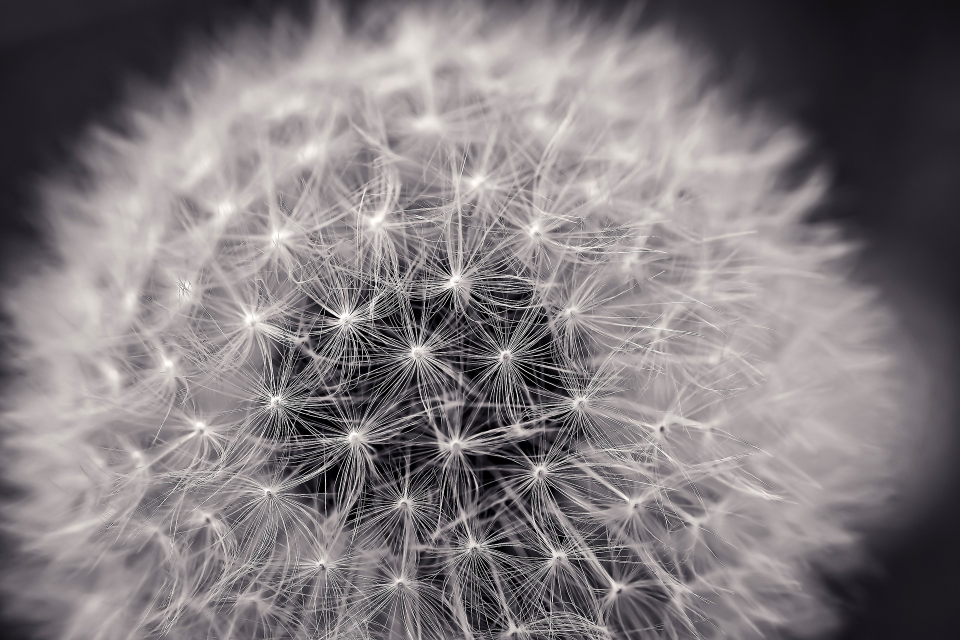
#> input picture img/dandelion.jpg, 1920 x 1280 px (shown at 1/2 size)
$ python 28.morphology.py
#> lines starting #> are read from the running program, lines starting #| are printed output that depends on the picture; after the words box and inside, x2 and y2 are one past the last pixel; in counts of white or black regions, pixels touching at a corner belong together
import numpy as np
import cv2

src = cv2.imread("../img/dandelion.jpg", cv2.IMREAD_GRAYSCALE)
#> src: shape (1280, 1920); min 0, max 255, mean 124.2
_, binary = cv2.threshold(src, 127, 255, cv2.THRESH_BINARY)
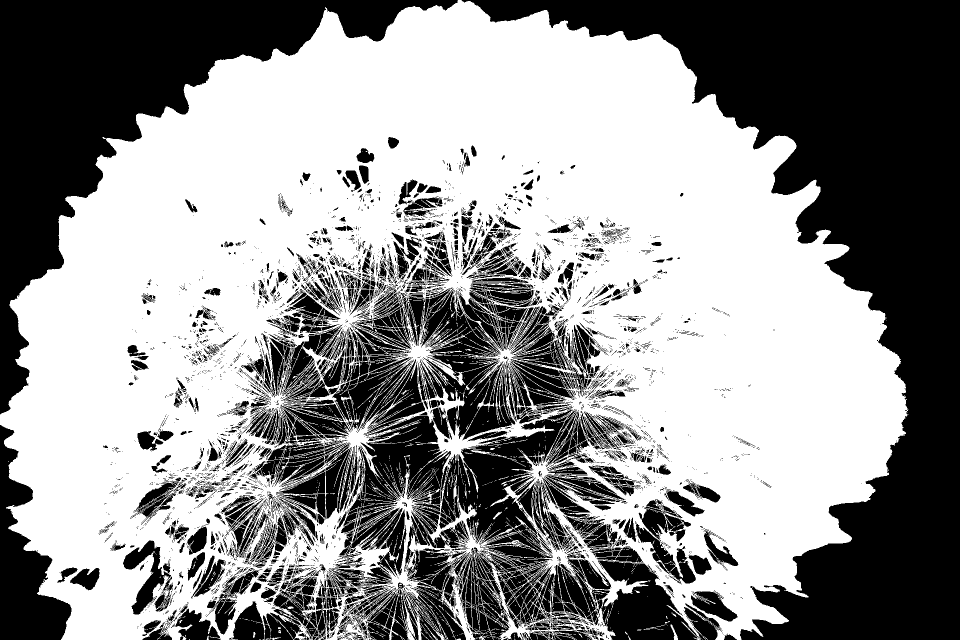
#> binary: shape (1280, 1920) (shown at 1/2 size); 56.4% white; 4342 black regions (3589 under 20 px), largest, box (x1, y1, x2, y2) and area: (923, 0, 1920, 1280) 407524, (0, 0, 916, 829) 195207, (674, 818, 1158, 1280) 110023

kernel = np.array([[1, 0, 0, 0, 1],
                   [0, 1, 0, 1, 0],
                   [0, 0, 1, 0, 0],
                   [0, 1, 0, 1, 0],
                   [1, 0, 0, 0, 1]])

dst = cv2.morphologyEx(binary, cv2.MORPH_HITMISS, kernel, iterations=1)
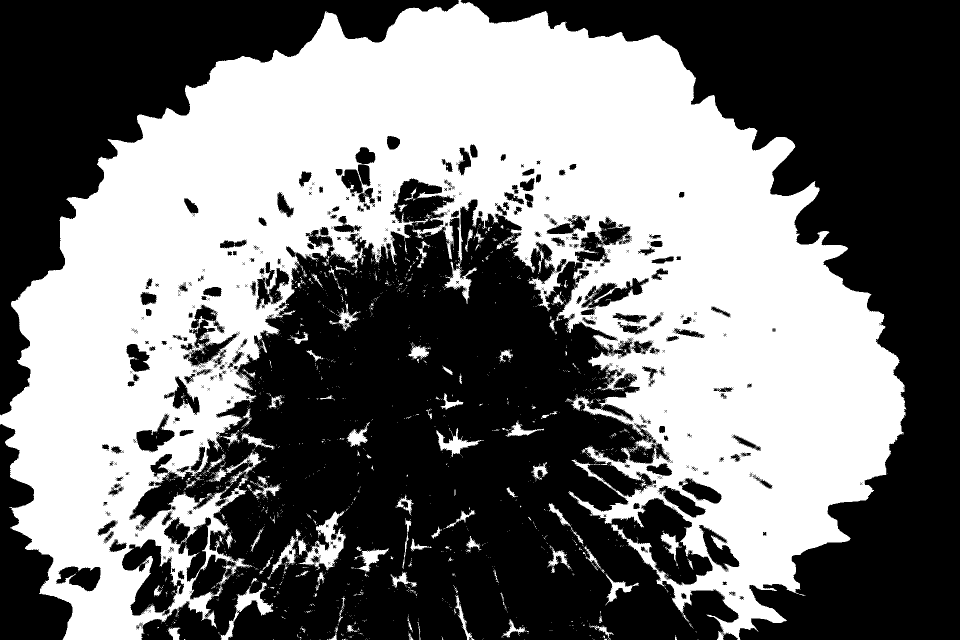
#> dst: shape (1280, 1920) (shown at 1/2 size); 45.4% white; 1917 white regions (1769 under 20 px), largest, box (x1, y1, x2, y2) and area: (0, 0, 1813, 1280) 1075908, (599, 1021, 692, 1140) 3918, (437, 1165, 547, 1280) 2415

src = cv2.pyrDown(src)
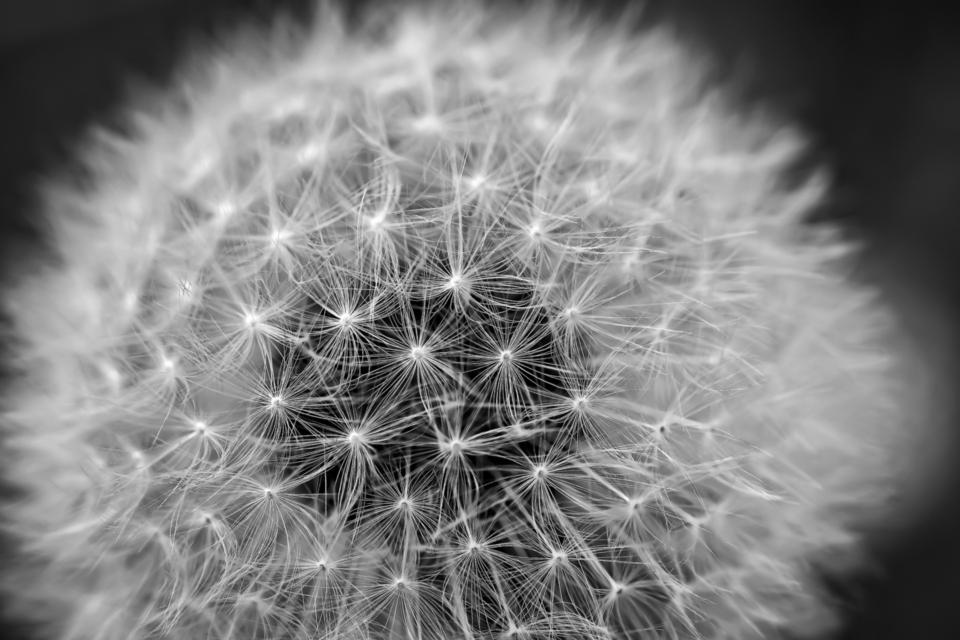
#> src: shape (640, 960); min 0, max 255, mean 124.2
binary = cv2.pyrDown(binary)
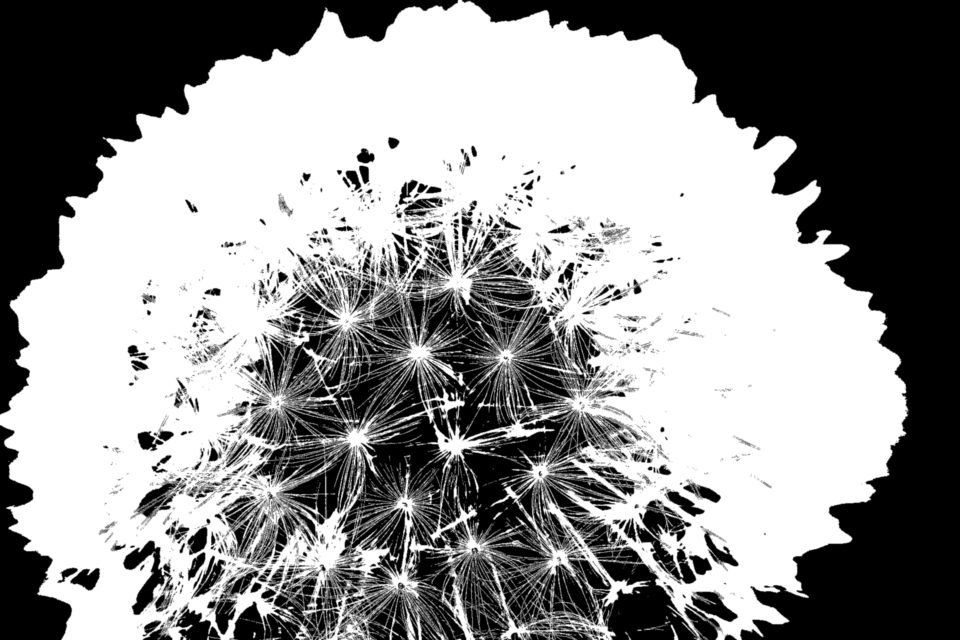
#> binary: shape (640, 960); min 0, max 255, mean 143.9
dst = cv2.pyrDown(dst)
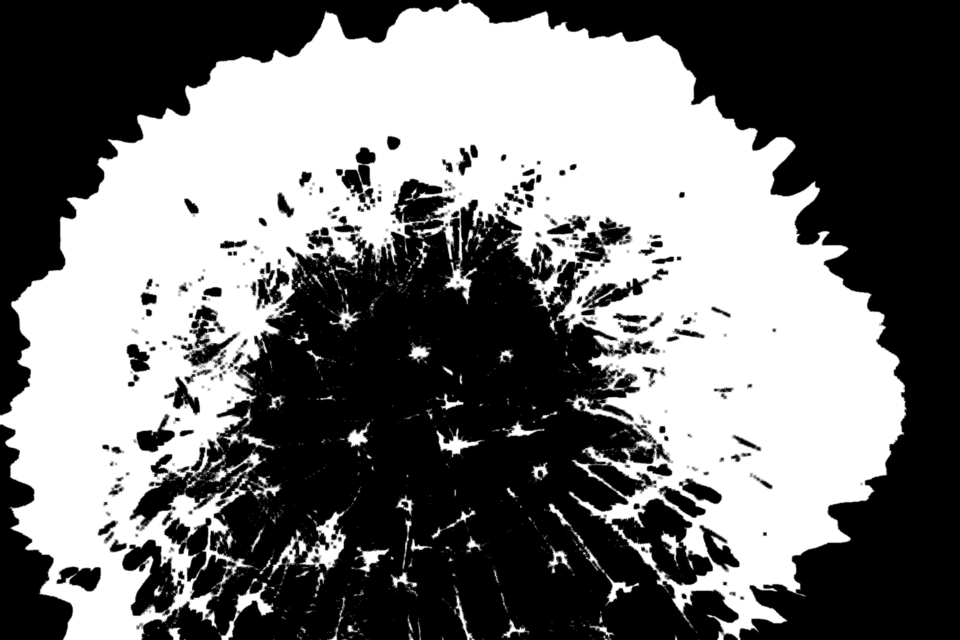
#> dst: shape (640, 960); min 0, max 255, mean 115.6

cv2.imshow("src", src)
cv2.imshow("binary", binary)
cv2.imshow("dst", dst)
cv2.waitKey(0)
cv2.destroyAllWindows()

$ run again, with img/beagle.jpg copied over img/dandelion.jpg
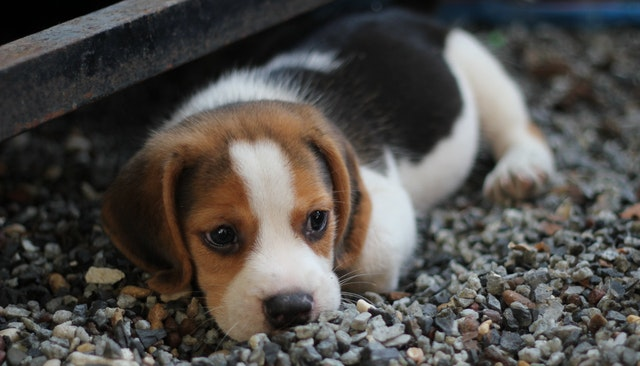
#> input picture img/beagle.jpg, 640 x 366 px
#> `_, binary = cv2.threshold(src, 127, 255, cv2.THRESH_BINARY)`:
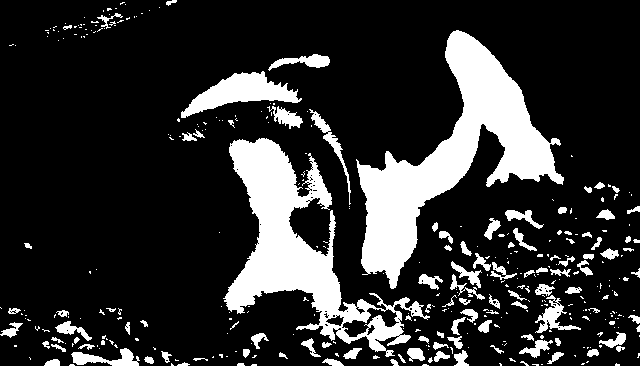
#> binary: shape (366, 640); 18.7% white; 372 white regions (264 under 20 px), largest, box (x1, y1, x2, y2) and area: (356, 30, 564, 289) 16630, (223, 138, 430, 357) 13553, (181, 71, 302, 118) 2401
#> `dst = cv2.pyrDown(dst)`:
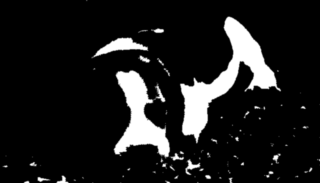
#> dst: shape (183, 320); min 0, max 255, mean 29.3

$ run again, with img/building.jpg copied over img/dandelion.jpg
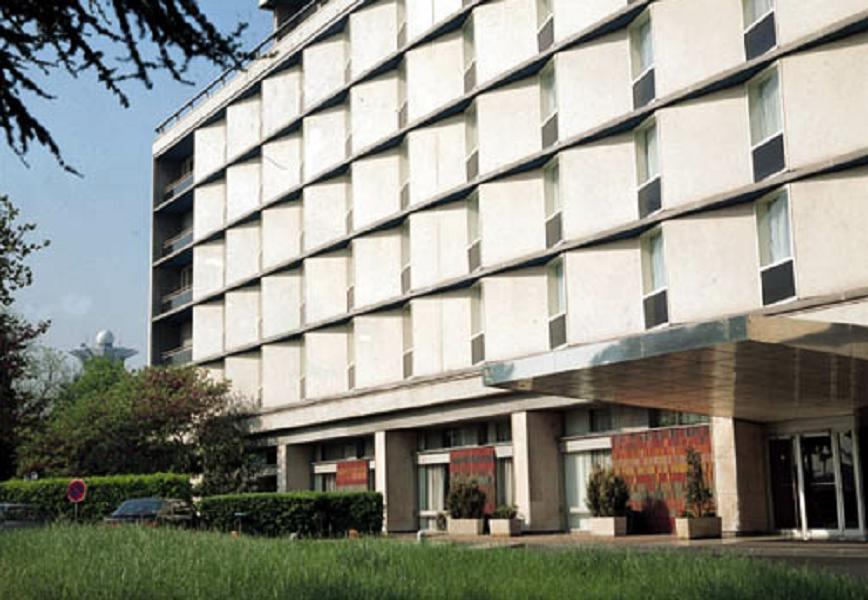
#> input picture img/building.jpg, 868 x 600 px
#> `_, binary = cv2.threshold(src, 127, 255, cv2.THRESH_BINARY)`:
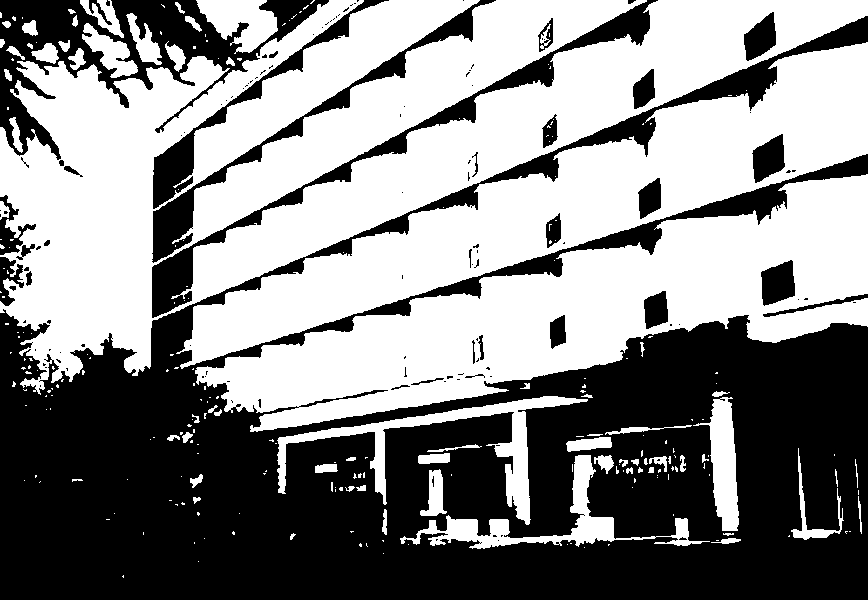
#> binary: shape (600, 868); 53.4% white; 127 black regions (93 under 20 px), largest, box (x1, y1, x2, y2) and area: (0, 16, 868, 600) 200174, (0, 0, 329, 160) 15528, (152, 0, 658, 318) 8138
#> `dst = cv2.pyrDown(dst)`:
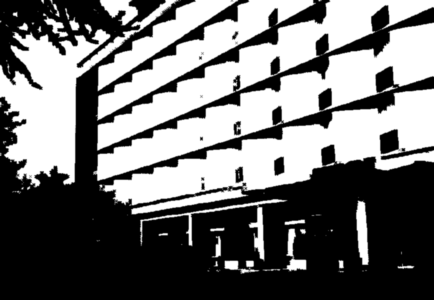
#> dst: shape (300, 434); min 0, max 255, mean 115.1
